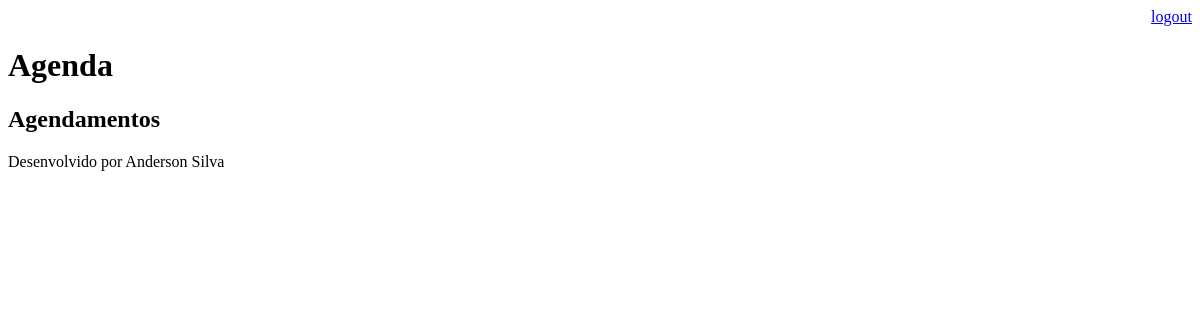
/agenda/ (signed in), run on an earlier commit of the app's database.
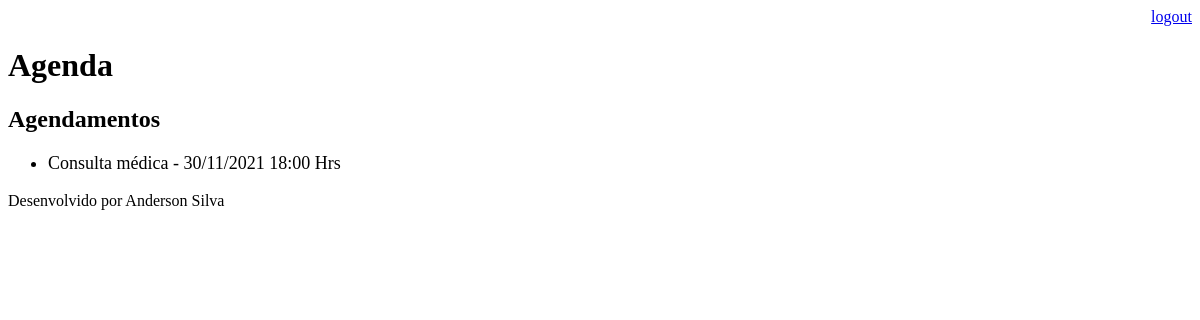
And on a later commit of the database.
### core/models.py (models this page shows, shortened)
class Evento (models.Model):
    título = models.CharField(max_length=100)
    descricao = models.TextField(blank=True, null=True)
    data_evento = models.DateTimeField(verbose_name='Data do Evento')
    data_criacao = models.DateTimeField(auto_now=True)
    usuario = models.ForeignKey(User, on_delete=models.CASCADE)
    class Meta:
        db_table = 'evento'
    def get_data_evento(self):
        return self.data_evento.strftime('%d/%m/%Y %H:%M Hrs')

### core/views.py (the view)
# urls.py: path('agenda/', views.lista_eventos),
@login_required(login_url='/login/')
def lista_eventos(request):
    usuario = request.user
    evento  = Evento.objects.filter(usuario = usuario)
    dados = {'eventos':evento }
    return render(request, 'agenda.html', dados)

### templates/agenda.html
{% extends "model_page.html" %}
{% block content %}
    <h2>Agendamentos</h2>
        <ul style="font-size: 18px">
            {% for evento in eventos %}
                <li>{{evento.título}} - {{evento.get_data_evento}}</li>
            {% endfor %}
        </ul>
{% endblock %}

### templates/model_page.html
<!DOCTYPE html>
<html lang="en">
<head>
    {% include "model_header.html" %}
</head>
<body>
    {% block content %} {% endblock %}
    {%include "model_footer.html"%}
</body>
</html>

### templates/model_header.html (shortened to what this page needs)
<div align="right">
    <a href="/logout">logout</a>
</div>
<h1>Agenda</h1>

### templates/model_footer.html
<p>Desenvolvido por Anderson Silva</p>

What changed in the data, as far as the page shows it:
added Evento: título "Consulta médica", get_data_evento "30/11/2021 18:00 Hrs"
